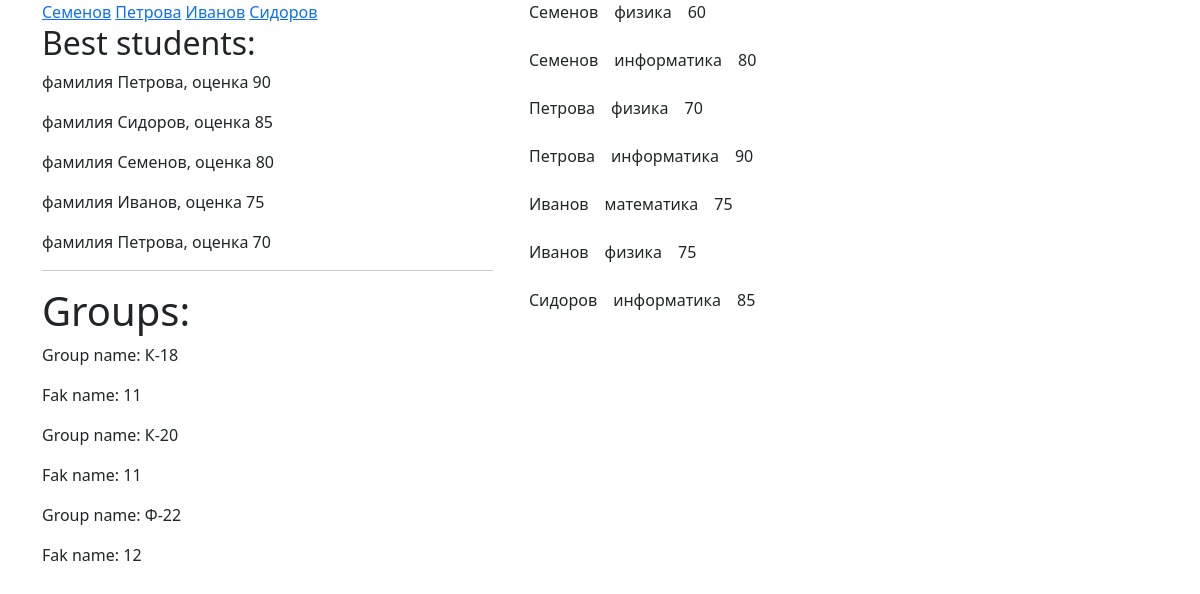
The page / on the database its author committed.
### tables this page shows
CREATE TABLE Студенты
(
id INTEGER,
фамилия TEXT,
id_группы INTEGER
);

CREATE TABLE Группы
(
id INTEGER,
группа CHAR(15),
id_факульт INTEGER
);

CREATE TABLE Журнал
(
id_студента INTEGER,
id_предмета INTEGER,
оценка INTEGER
);

CREATE TABLE Предметы
(
id INTEGER,
предмет CHAR(25)
);

### app.py (the view)
@app.route('/')
def index():
    return render_template('index.html', students_list=get_students(), best_students=show_best_students(),
                           groups=get_groups(), show_max_score=show_max_score())

### db_tools.py (called while the page is built)
def get_students():
    connection = sqlite3.connect(db)
    connection.row_factory = sqlite3.Row
    cursor = connection.cursor()
    query = '''
    SELECT *
    FROM Студенты;
    '''
    cursor.execute(query)
    data = cursor.fetchall()
    connection.close()
    return list(map(dict, data))

def show_best_students():
    connection = sqlite3.connect(db)
    connection.row_factory = sqlite3.Row
    cursor = connection.cursor()
    query = '''
    SELECT DISTINCT Студенты.фамилия, Журнал.оценка
    FROM Студенты
    INNER Join Журнал
    WHERE Студенты.id = Журнал.id_студента
    ORDER By Журнал.оценка DESC
    LIMIT 5;
    '''
    cursor.execute(query)
    data = cursor.fetchall()
    connection.close()
    return list(map(dict,data))

def get_groups():
    connection = sqlite3.connect(db)
    connection.row_factory = sqlite3.Row
    cursor = connection.cursor()
    query = '''
    SELECT *
    FROM Группы;
    '''
    cursor.execute(query)
    data = cursor.fetchall()
    cursor.close()
    return list(map(dict,data))

def show_max_score():
    connection = sqlite3.connect(db)
    connection.row_factory = sqlite3.Row
    cursor = connection.cursor()
    query = '''
    SELECT Студенты.фамилия, Предметы.предмет, Журнал.оценка
    FROM Журнал
    JOIN Студенты ON Журнал.id_студента = Студенты.id
    JOIN Предметы ON Журнал.id_предмета = Предметы.id;
    '''
    cursor.execute(query)
    data = cursor.fetchall()
    cursor.close()
    return list(map(dict,data))

### templates/index.html (shortened to what this page needs)
<!DOCTYPE html>
<html lang="en">
<head>
    <link href="https://cdn.jsdelivr.net/npm/bootstrap@5.3.3/dist/css/bootstrap.min.css" rel="stylesheet"
>
</head>
<body>
    <div class="container">
        <div class="row">
            <div class="col-5">
                    {% for student in students_list %}
                    <a href="{{ url_for('student_detail',pk=student.id) }}">{{student.фамилия}}</a>
                    {% endfor %}
                <h2>Best students:</h2>
                {% for student in best_students %}
                <p>фамилия {{student.фамилия}}, оценка {{ student.оценка}}</p>
                {% endfor %}
                <hr>
                <h1>Groups:</h1>
                <div class="col-4">
                    {% for group in groups %}
                    <p>Group name: {{group.группа}}</p>
                    <p>Fak name: {{group.id_факульт}}</p>
                    {% endfor %}
                </div>
            </div>
            <div class="col-3">
                <div class="container">
                    <div class="row">
                        {% for score in show_max_score %}
                        <div class="d-flex justify-content-start mb-2">
                            <p class="me-3">{{ score.фамилия }}</p>
                            <p class="me-3">{{ score.предмет }}</p>
                            <p>{{ score.оценка }}</p>
                        </div>
                        {% endfor %}
                    </div>
                </div>
            </div>
        </div>
    </div>
</body>
</html>

### rows shown on the page
Студенты: фамилия "Семенов"
Студенты: фамилия "Петрова"
Студенты: фамилия "Иванов", предмет "математика", оценка "75", предмет "физика"
Студенты: фамилия "Сидоров"
Группы: группа "К-18", id_факульт "11"
Группы: группа "К-20", id_факульт "11"
Группы: группа "Ф-22", id_факульт "12"
Журнал: фамилия "Семенов", предмет "физика", оценка "60"
Журнал: фамилия "Семенов", предмет "информатика", оценка "80"
Журнал: фамилия "Петрова", предмет "физика", оценка "70"
Журнал: фамилия "Петрова", предмет "информатика", оценка "90"
Журнал: фамилия "Сидоров", предмет "информатика", оценка "85"

### other values the page prints
{{ student.фамилия }} "Петрова" "Сидоров" "Семенов" "Иванов" "Петрова"
{{ student.оценка }} "90" "85" "80" "75" "70"
